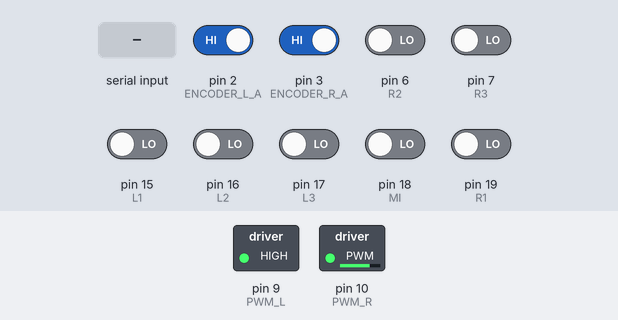
Simulated run of this sketch. Board: Arduino Uno, built with avr-gcc and run on an emulated ATmega328P. Shown: switched loads named in the sketch (green lamp = pin HIGH). Inputs (shaded band) come from the test bench; at power-on: pin 2 (ENCODER_L_A), pin 3 (ENCODER_R_A) HIGH, pin 6 (R2), pin 7 (R3), pin 15 (L1), pin 16 (L2), pin 17 (L3), pin 18 (MI), pin 19 (R1) LOW. What the sketch prints to the serial monitor is not drawn.

Above: at 0.15 s.
At 1.2 s:
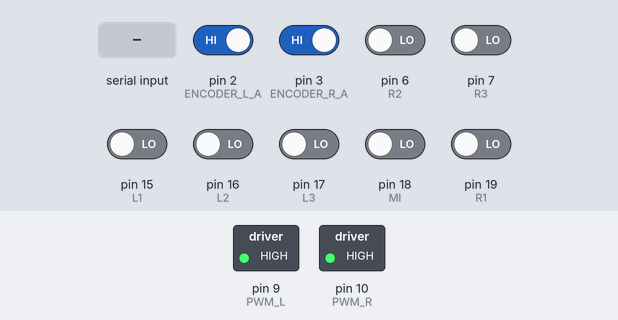
1.3 s: "0" received over Serial
At 2.4 s:
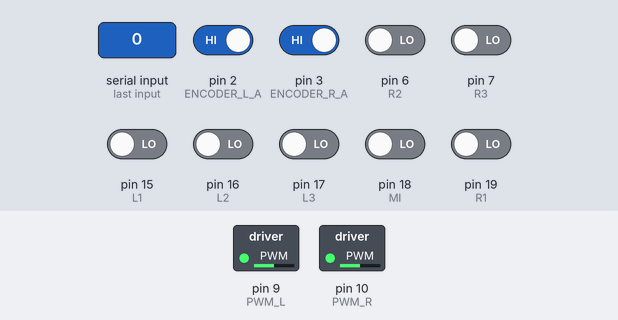
Timing chart, 0 to 4.3 s (numbered marks = the images above; inputs shaded):
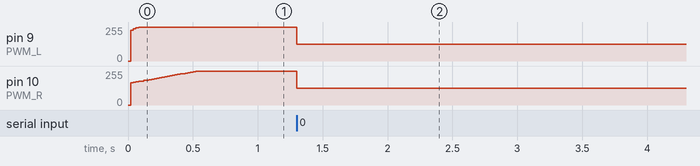

The sketch:

lineTracker_V2.ino
```cpp
//version control
#define DBGPOS
#define DBGSPEED
//headers
#include <MsTimer2.h>
//basics
#define STD 20
#define BAUD 115200
#define PERIOD 20
//pin mapping: motor - uno
#define ENCODER_L_A 2
#define ENCODER_L_B 4
#define ENCODER_R_A 3
#define ENCODER_R_B 5
//pin mapping: driver - uno
#define PWM_L 9
#define PWM_R 10
//pin mapping: infrared - uno
#define L1 15 //A1, LEFTMOST
#define L2 16 //A2
#define L3 17 //A3
#define MI 18 //A4
#define R1 19 //A5, RIGHTMOST
#define R2 6
#define R3 7
//pin mapping: votage - uno
#define VOLT 14 //A0
//global variables
bool runFlag;
int IR[7];
int posErr;
int specialTurn;
int encoderLeft, encoderRight;
int setpoint_L, setpoint_R;

void setup()
{
    TCCR1B = TCCR1B & B11111000 | B00000001; //stops motor from humming
    //init encoder pins
    pinMode(ENCODER_L_A, INPUT);
    pinMode(ENCODER_L_B, INPUT);
    pinMode(ENCODER_R_A, INPUT);
    pinMode(ENCODER_R_B, INPUT);
    //init IR pins
    pinMode(L1, INPUT);
    pinMode(L2, INPUT);
    pinMode(L3, INPUT);
    pinMode(MI, INPUT);
    pinMode(R1, INPUT);
    pinMode(R2, INPUT);
    pinMode(R3, INPUT);
    //interrupts
    attachInterrupt(0, getEncoder_L, CHANGE);
    attachInterrupt(1, getEncoder_R, CHANGE);
    MsTimer2::set(PERIOD, control);
    //init threads
    Serial.begin(BAUD);
    MsTimer2::start();
    runFlag = true;
}

void loop()
{
    if (Serial.available())
    {
        int command = Serial.read();
        if (command == '0')
        {
            runFlag = !runFlag;
        }
    }
    //checkVolt();
}

void control()
{
    int posOutput, speedOutput_L, speedOutput_R;
    readIR();
    if (specialTurn != 0)
    {
        switch (specialTurn)
        {
        default:;
        }
    }
    else
    {
        posOutput = posPID(0, posErr);
        setpoint_L = STD - posOutput;
        setpoint_R = STD + posOutput;
        speedOutput_L = speedPid_L(setpoint_L, encoderLeft);
        speedOutput_R = speedPid_R(setpoint_R, encoderRight);
#ifdef DBGSPEED
        Serial.print(encoderLeft);
        Serial.print(" ");
        Serial.println(encoderRight);
#endif
        if (runFlag == true)
        {
            setMotorSpeed(speedOutput_L, speedOutput_R);
        }
        else
        {
            stop();
        }
    }
    encoderLeft = 0;
    encoderRight = 0;
}

void readIR()
{
    IR[0] = digitalRead(L1);
    IR[1] = digitalRead(L2);
    IR[2] = digitalRead(L3);
    IR[3] = digitalRead(MI);
    IR[4] = digitalRead(R3);
    IR[5] = digitalRead(R2);
    IR[6] = digitalRead(R1);
#ifdef DBGPOS
    for (int i = 0; i <= 6; ++i)
    {
        Serial.print(IR[i]);
        Serial.print(" ");
    }
#endif
    for (int i = 0; i <= 6; ++i)
    {
        if (IR[i] == 0)
        {
            posErr = 3 - i;
            break;
        }
    }
#ifdef DBGPOS
    Serial.println(posErr);
#endif
    specialTurn = 0;
}

void setMotorSpeed(int left, int right)
{
    if (left > 0)
    {
        left = map(left, 0, 255, 127, 255);
    }
    else
    {
        left = map(left, -255, 0, 0, 127);
    }
    if (right > 0)
    {
        right = map(right, 0, 255, 127, 255);
    }
    else
    {
        right = map(right, -255, 0, 0, 127);
    }
    analogWrite(PWM_L, left);
    analogWrite(PWM_R, right);
}

void stop()
{
    analogWrite(PWM_L, 127);
    analogWrite(PWM_R, 127);
}

void getEncoder_L()
{
    if (digitalRead(ENCODER_L_A) == LOW)
    {
        if (digitalRead(ENCODER_L_B) == LOW)
        {
            encoderLeft++;
        }
        else
        {
            encoderLeft--;
        }
    }
    else
    {
        if (digitalRead(ENCODER_L_B) == LOW)
        {
            encoderLeft--;
        }
        else
        {
            encoderLeft++;
        }
    }
}

void getEncoder_R()
{
    if (digitalRead(ENCODER_R_A) == LOW)
    {
        if (digitalRead(ENCODER_R_B) == LOW)
        {
            encoderRight--;
        }
        else
        {
            encoderRight++;
        }
    }
    else
    {
        if (digitalRead(ENCODER_R_B) == LOW)
        {
            encoderRight++;
        }
        else
        {
            encoderRight--;
        }
    }
}

int posPID(int set, int current)
{
    const float K = 3, Ti = 200, Td = 0, T = PERIOD;
    static int err_1 = 0, err_2 = 0, err_3 = 0, u = 0;
    err_1 = set - current;
    float q0 = K * (1 + T / Ti + Td / T);
    float q1 = -K * (1 + 2 * Td / T);
    float q2 = K * Td / T;
    u = u + q0 * err_1 + q1 * err_2 + q2 * err_3;
    err_3 = err_2;
    err_2 = err_1;
    if (abs(u) >= 120)
    {
        u = 120 * (u / u);
    }
    return (int)u;
}

int speedPid_L(int set, int current)
{
    const float K = 6.5, Ti = 180, Td = 0, T = PERIOD;
    static int err_1 = 0, err_2 = 0, err_3 = 0, u = 0;
    err_1 = set - current;
    float q0 = K * (1 + T / Ti + Td / T);
    float q1 = -K * (1 + 2 * Td / T);
    float q2 = K * Td / T;
    u = u + q0 * err_1 + q1 * err_2 + q2 * err_3;
    err_3 = err_2;
    err_2 = err_1;
    if (abs(u) >= 255)
    {
        u = 255 * (u / u);
    }
    return (int)u;
}

int speedPid_R(int set, int current)
{
    const float K = 6.5, Ti = 180, Td = 0, T = PERIOD;
    static int err_1 = 0, err_2 = 0, err_3 = 0, u = 0;
    err_1 = set - current;
    float q0 = K * (1 + T / Ti + Td / T);
    float q1 = -K * (1 + 2 * Td / T);
    float q2 = K * Td / T;
    u = u + q0 * err_1 + q1 * err_2 + q2 * err_3;
    err_3 = err_2;
    err_2 = err_1;
    if (abs(u) >= 255)
    {
        u = 255 * (u / u);
    }
    return (int)u;
}

void checkVolt()
{
    static int count = 0, sum = 0;
    float result;
    sum += analogRead(VOLT);
    if (++count >= 200)
    {
        result = sum / 200 * (5.0 / 1023);
        if (result <= 3.3)
        {
            runFlag = false;
        }
        Serial.println(result);
        count = sum = 0;
    }
}
```

Measured:
- after the input at 1.3 s, pin 9 (PWM_L), pin 10 (PWM_R): 255/255 → 127/255 at once
